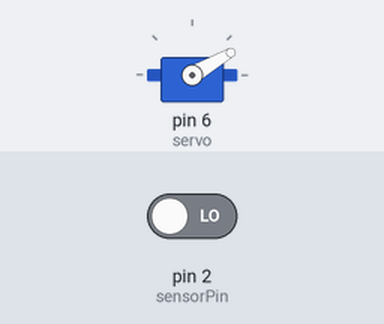
Simulated run of this sketch. Board: Arduino Uno, built with avr-gcc and run on an emulated ATmega328P. Parts: servo. The inputs (shaded band) are chosen by the test bench; at power-on: pin 2 (sensorPin) LOW.

Above: at 2.8 s.
2.9 s: pin 2 (sensorPin) driven HIGH
At 3.8 s:
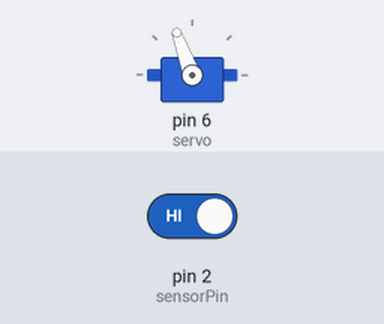
4.5 s: pin 2 (sensorPin) driven LOW
At 5.4 s:
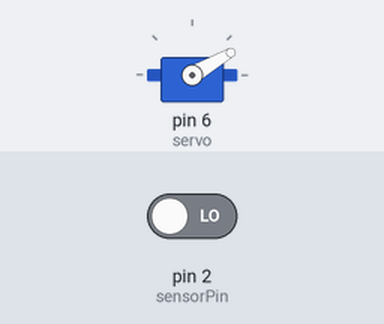
Timing chart, 0 to 7.5 s (numbered marks = the images above; inputs shaded):
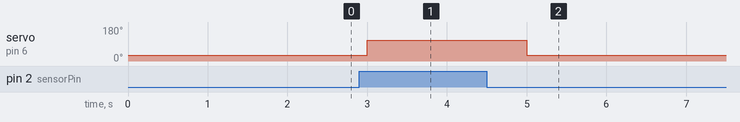

The sketch:

Prosthetic_Hand_Project_2.ino
```cpp
#include <Servo.h>
Servo servo;

int sensorPin = 2;
int count = 0;

void setup() {
  servo.attach(6);
  pinMode(sensorPin, INPUT);
}

void loop() {
  int sensorReading = digitalRead(sensorPin);

  if (sensorReading == HIGH) {
    count = count + 1;
  }

  if (count == 0) {
    servo.write(30);
  }
  if (count == 1) {
    servo.write(110);
  }
  if (count > 1) {
    count = 0;
  }

  delay(1000);
}
```

Measured:
- after the input at 2.9 s, servo on pin 6 (servo): 30° → 110° after 0.10 s
- after the input at 4.5 s, servo on pin 6 (servo): 110° → 30° after 0.50 s
